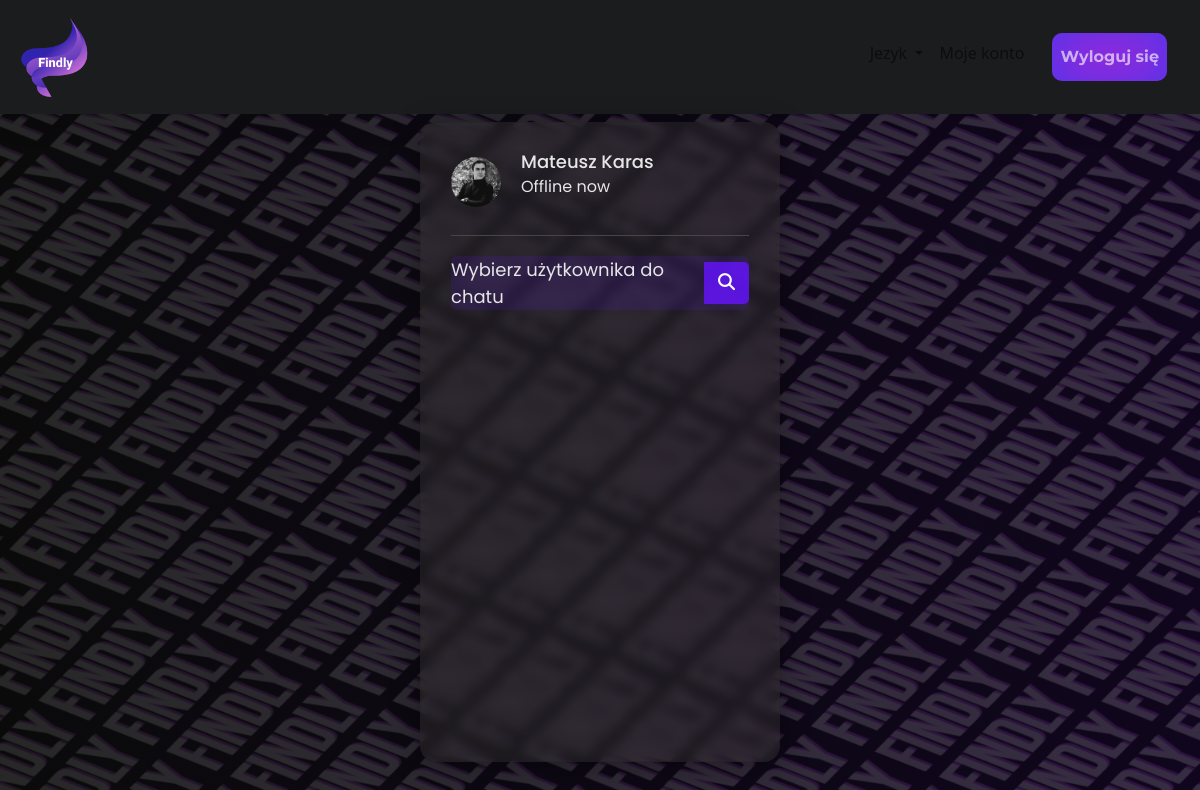
Page /users.php (signed in) on the committed database.
### tables this page shows
CREATE TABLE `users` (
  `user_id` int(11) NOT NULL,
  `unique_id` int(200) NOT NULL,
  `fname` varchar(255) NOT NULL,
  `lname` varchar(255) NOT NULL,
  `email` varchar(255) NOT NULL,
  `password` varchar(255) NOT NULL,
  `img` varchar(400) NOT NULL,
  `about` varchar(400) NOT NULL,
  `age` int(2) NOT NULL,
  `gender` varchar(255) NOT NULL,
  `city` varchar(255) NOT NULL,
  `fb` varchar(255) NOT NULL,
  `twitter` varchar(255) NOT NULL,
  `dc` varchar(255) NOT NULL,
  `status` varchar(255) NOT NULL,
  `lol` tinyint(1) DEFAULT 0,
  `cs` tinyint(1) DEFAULT 0,
  `val` tinyint(1) DEFAULT 0,
  `mc` tinyint(1) DEFAULT 0,
  `horror` tinyint(1) DEFAULT 0,
  `comedy` tinyint(1) DEFAULT 0,
  `crime` tinyint(1) DEFAULT 0,
  `drama` tinyint(1) DEFAULT 0,
  `trap` tinyint(1) DEFAULT 0,
  `rap` tinyint(1) DEFAULT 0,
  `pop` tinyint(1) DEFAULT 0,
  `classic` tinyint(1) DEFAULT 0
);

### users.php (the view, shortened to what this page needs)
<?php
include_once "backend/config.php";
include_once "header.php"; ?>
<body>
<?php
    include './static/navbar.php';
     ?>
     <div class="all">
            <div class="cointainer">
                        <div class="wrapper">
                            <section class="users">
                            <header class="header-users">
                                <div class="content">
                                <?php
                                    $sql = mysqli_query($conn, "SELECT * FROM users WHERE unique_id = {$_SESSION['unique_id']}");
                                    if(mysqli_num_rows($sql) > 0){
                                    $row = mysqli_fetch_assoc($sql);
                                    }
                                ?>
                                <img src="./img/<?php echo $row['img']; ?>" alt="avatar">
                                <div class="details">
                                    <span><?php echo $row['fname']. " " . $row['lname'] ?></span>
                                    <p><?php echo $row['status']; ?></p>
                                </div>
                                </div>
                            </header>
                            <div class="search">
                                <span class="text">Wybierz użytkownika do chatu</span>
                                <button><i class="fas fa-search"></i></button>
                            </div>
                            </section>
                        </div>
            </div>
     </div>
  </body>
</html>

### styles/chat.css (style rules this page uses)
.all { margin: 0; padding: 0; box-sizing: border-box; text-decoration: none; font-family: 'Poppins', sans-serif; display: flex; align-items: center; justify-content: center; min-height: 80vh; padding: 0 10px; }
p,span { color: #e6e6e6; }
header { background-color: rgba(101, 19, 253, 0.719); border-radius: 16px 16px 0 0; }
.header-users { background-color: rgba(101, 19, 253, 0.0009); border-radius: 16px 16px 0 0; }
.wrapper { max-width: 450px; min-height: calc(58vh+182px); height: 80vh; width: 30vw; background: rgba(51, 49, 49, 0.418); border-radius: 16px; box-shadow: 0 4px 30px rgba(0, 0, 0, 0.329); backdrop-filter: blur(5.6px); -webkit-backdrop-filter: blur(5.6px); border: 1px solid rgba(31, 30, 30, 0.3); overflow: hidden !important; margin-top: 8px; color: #e6e6e6; }
.users { padding: 25px 30px; overflow: hidden !important; }
.users header, .users-list a { display: flex; align-items: center; padding-bottom: 20px; border-bottom: 1px solid #474646; justify-content: space-between; text-decoration: none; }
.wrapper img { object-fit: cover; border-radius: 50%; }
.users header img { height: 50px; width: 50px; }
:is(.users, .users-list) .content { display: flex; align-items: center; }
:is(.users, .users-list) .content .details { color: #000; margin-left: 20px; }
:is(.users, .users-list) .details span { font-size: 18px; font-weight: 500; text-decoration: none; }
.users .search { background: rgba(101, 19, 253, 0.124); margin: 20px 0; display: flex; position: relative; align-items: center; justify-content: space-between; border-radius: 6px; }
.users .search .text { font-size: 18px; }
.users .search button { position: relative; z-index: 1; width: 47px; height: 42px; font-size: 17px; cursor: pointer; border: none; background: rgba(101, 19, 253, 0.824); color: rgb(255, 255, 255); outline: none; border-radius: 0 5px 5px 0; transition: all 0.2s ease; }

### styles/style.css (style rules this page uses)
body { background-image: linear-gradient(to right, rgba(14, 14, 15, 0.712), rgba(28, 8, 54, 0.6)), url(../img/back.jpg) !important; background-repeat: no-repeat!important; background-size: 120% 120%!important; -moz-background-size: 120% 120%!important; }

### rows in the picture
users: img (picture), fname "Mateusz", lname "Karas", status "Offline now"
